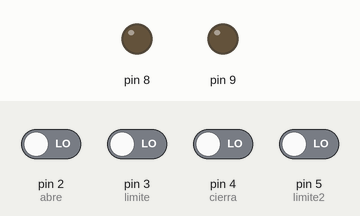
Simulated run of this sketch. Board: Arduino Uno, built with avr-gcc and run on an emulated ATmega328P. Parts: output pins drawn as LEDs (lit = HIGH). Inputs (shaded band) come from the test bench; at power-on: pin 2 (abre), pin 3 (limite), pin 4 (cierra), pin 5 (limite2) LOW.

Above: at 1.2 s.
1.3 s: pin 2 (abre) driven HIGH
At 2.4 s:
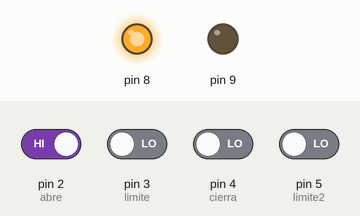
2.8 s: pin 4 (cierra) driven HIGH
At 3.6 s:
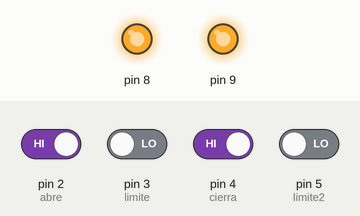
4.3 s: pin 3 (limite) driven HIGH
At 4.7 s:
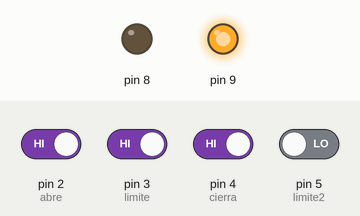
5.8 s: pin 3 (limite) driven LOW
At 7.0 s:
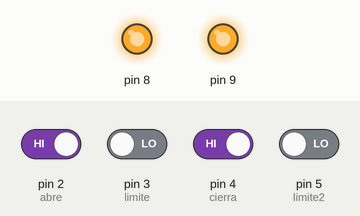
7.3 s: pin 2 (abre) driven LOW
At 8.2 s:
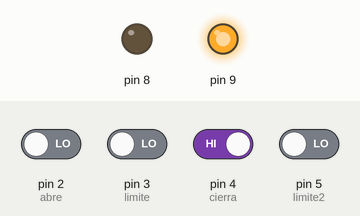
Timing chart, 0 to 9.8 s (numbered marks = the images above; inputs shaded):
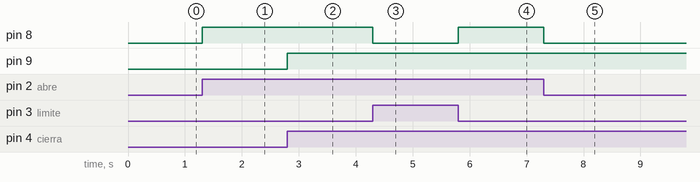

Measured:
- after the input at 1.3 s, pin 8: LOW → HIGH at once
- after the input at 2.8 s, pin 9: LOW → HIGH at once
- after the input at 4.3 s, pin 8: HIGH → LOW at once
- after the input at 5.8 s, pin 8: LOW → HIGH at once
- after the input at 7.3 s, pin 8: HIGH → LOW at once

The sketch:

Puente_H_wt_Limit_Switch.ino
```cpp
int abre=2;
int limite=3;
int cierra=4;
int limite2=5;


void setup()
{
  pinMode(abre,INPUT);
  pinMode(limite,INPUT);
  pinMode(cierra,INPUT);
  pinMode(limite2,INPUT);
  pinMode(8,OUTPUT);
  pinMode(9,OUTPUT);
}

void loop()
{
  if (digitalRead(abre)==HIGH && digitalRead(limite)==LOW)
  {
    digitalWrite(8,HIGH);

  }
  else
  {

    digitalWrite(8,LOW);
  }


if (digitalRead(cierra)==HIGH && digitalRead(limite2)==LOW)
  {

    digitalWrite(9,HIGH);
  }
else {
  digitalWrite(9,LOW);
}

}
```
